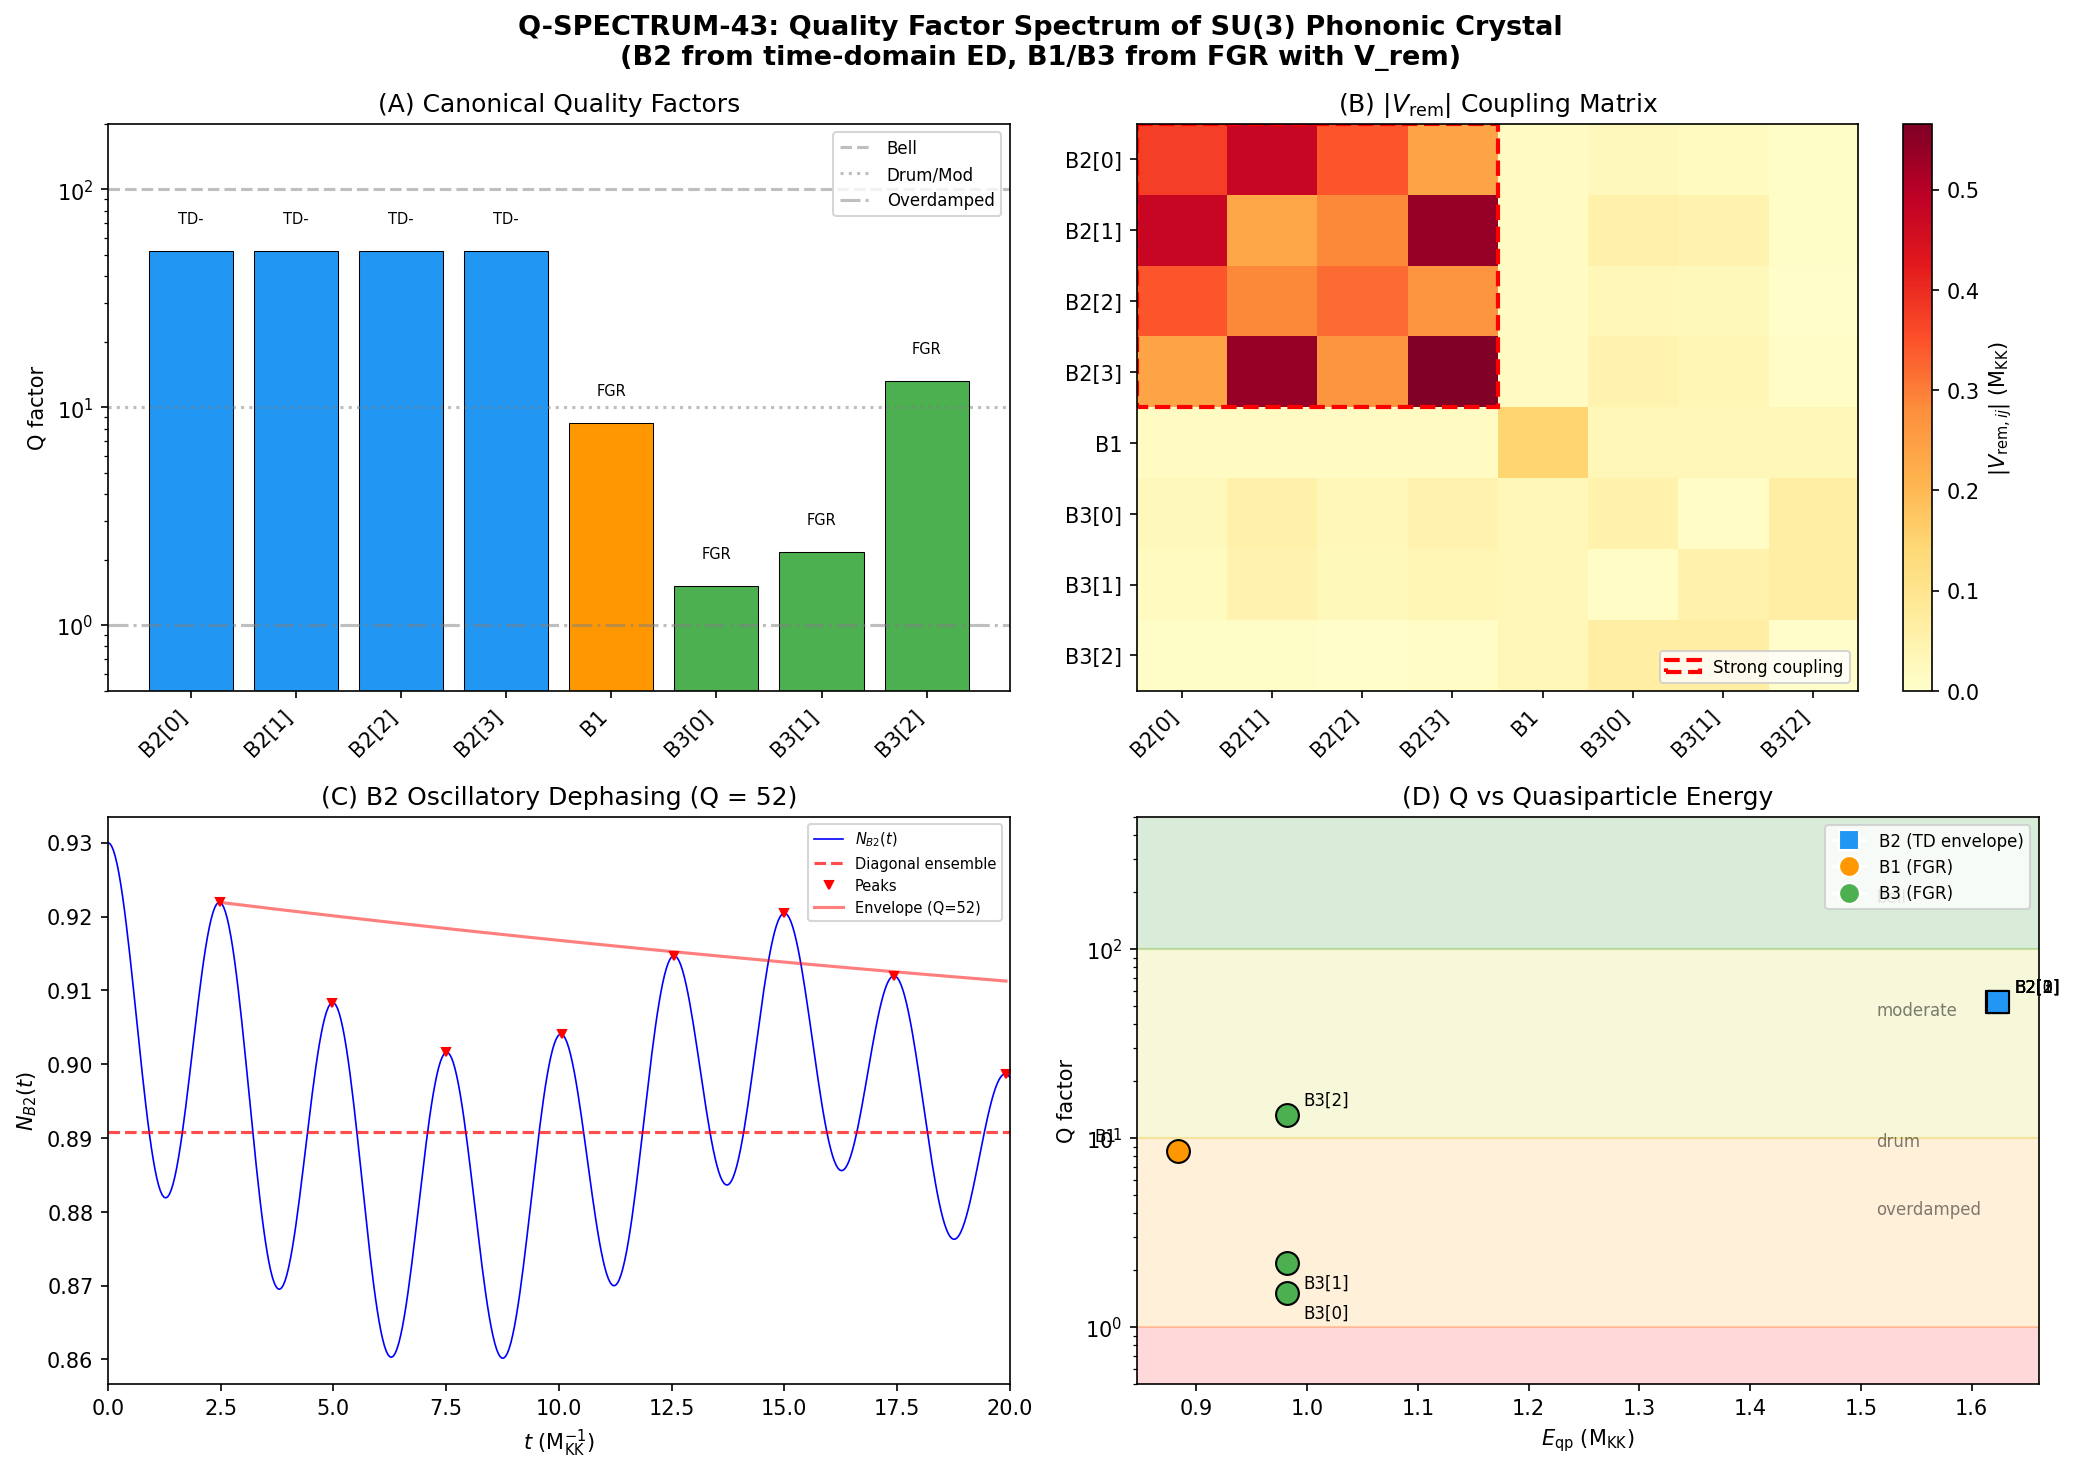

This chart was generated by the following Python code:
#!/usr/bin/env python3
"""
Q-SPECTRUM-43: Quality Factor Spectrum for All 8 BdG Modes
===========================================================

Computes Q_i = omega_i / (2 * Im[Sigma_i]) for all 8 modes of the SU(3)
phononic crystal at the Jensen fold (tau = 0.190).

CRITICAL PHYSICS NOTE:
The B2 sector is in the STRONG COUPLING regime (B2-INTEG-40: ||V||/W = 2.59).
Fermi's Golden Rule (FGR) requires ||V||/W << 1 and BREAKS DOWN for B2.
The FGR gives Q_B2 ~ 0.04 (overdamped), but the exact time-domain simulation
(B2-DECAY-40) shows oscillatory behavior with Q ~ 43-52.

Strategy:
- Method A (FGR): Valid for B1 and B3 (weak coupling to B2 continuum)
- Method B (Time-domain, ED): Ground truth for B2 collective mode
- Method C (Gamma_FGR from S40): Intermediate estimate for B2
- Method D (Oscillation envelope from B2 decay): Best estimate for B2

For the CANONICAL Q spectrum, we use:
- B2: time-domain ED (ground truth)
- B1, B3: FGR with V_rem (perturbatively valid for small cross-couplings)

Classification:
  Q > 100: "bell" (long-lived coherent ringing)
  10-100:  "moderate" (damped oscillation)
  1-10:    "drum" (heavily damped)
  Q < 1:   "overdamped" (no oscillation)

Gate: Q-SPECTRUM-43 (INFO)
"""

import numpy as np
import matplotlib
matplotlib.use('Agg')
import matplotlib.pyplot as plt
from scipy.signal import find_peaks
from pathlib import Path

# ============================================================
# 1. Load data
# ============================================================
base = Path(r"C:\sandbox\Ainulindale Exflation\computations")

d36 = np.load(base / "s36_mmax_authoritative.npz", allow_pickle=True)
d40 = np.load(base / "s40_qrpa_modes.npz", allow_pickle=True)
d40b = np.load(base / "s40_b2_integrability.npz", allow_pickle=True)
d40d = np.load(base / "s40_b2_decay_out.npz", allow_pickle=True)

# Single-particle data
E_sp = d40['E_sp']          # shape (8,): single-particle energies at fold
E_qp = d40['E_qp']          # shape (8,): BdG quasiparticle energies
u_k = d40['u_k']            # Bogoliubov u
v_k = d40['v_k']            # Bogoliubov v
labels = d40['labels']       # ['B2[0]','B2[1]','B2[2]','B2[3]','B1','B3[0]','B3[1]','B3[2]']

# QRPA data
omegas_qrpa = d40['omegas_pos']   # 8 positive QRPA frequencies
strengths = d40['strengths']       # EWSR strengths per mode
A_qrpa = d40['A_qrpa']            # QRPA A matrix
B_qrpa = d40['B_qrpa']            # QRPA B matrix
V_phys = d40['V_phys']            # full physical V (8x8)
V_rem = d40['V_rem']              # residual V after rank-1 extraction
V_sep = d40['V_sep']              # separable (rank-1) part

# Density of states
rho_B1 = float(d36['rho_B1_eff'])     # 3.936
rho_B2 = float(d36['rho_B2_eff'])     # 14.668 (van Hove enhanced)
rho_B3 = float(d36['rho_B3_eff'])     # 0.484
rho_B2_smooth = float(d36['rho_B2_smooth'])  # 14.023

# Branch membership: indices 0-3: B2, index 4: B1, indices 5-7: B3
branch = np.array([2,2,2,2,1,3,3,3])
rho_eff = np.zeros(8)
rho_eff[0:4] = rho_B2_smooth
rho_eff[4] = rho_B1
rho_eff[5:8] = rho_B3

# B2 decay time-domain data
t_arr = d40d['t_array']
N_B2_t = d40d['N_B2_t']
N_B1_t = d40d['N_B1_t']
N_B3_t = d40d['N_B3_t']
N_B2_diag = float(d40d['N_B2_diag'])
Gamma_fit_B2 = float(d40d['Gamma_fit'])
Gamma_FGR_s40 = float(d40b['Gamma_FGR'])

print("="*72)
print("Q-SPECTRUM-43: Quality Factor Spectrum for 8 BdG Modes")
print("="*72)

print("\n--- Input Summary ---")
print(f"Quasiparticle energies E_qp:   {E_qp}")
print(f"QRPA frequencies omega:        {omegas_qrpa}")
print(f"Labels:                        {labels}")
print(f"rho_B1={rho_B1:.4f}, rho_B2_smooth={rho_B2_smooth:.4f}, rho_B3={rho_B3:.4f}")
print(f"Coupling regime: ||V||/W = 2.59 (B2: STRONG COUPLING)")

# ============================================================
# 2. QRPA Mode Character Analysis
# ============================================================
# Reconstruct QRPA eigenvectors from (A-B)(A+B)
AmB = A_qrpa - B_qrpa
ApB = A_qrpa + B_qrpa
AmB_ApB = AmB @ ApB
evals_prod, evecs_prod = np.linalg.eigh(AmB_ApB)
idx_sort = np.argsort(evals_prod)
evals_prod = evals_prod[idx_sort]
evecs_prod = evecs_prod[:, idx_sort]
omega_from_prod = np.sqrt(np.abs(evals_prod))

# QRPA mode branch weights
qrpa_weights = np.zeros((8, 3))  # [mode, branch=B2/B1/B3]
qrpa_char = []
for n in range(8):
    X_n = evecs_prod[:, n]
    w_B2 = np.sum(X_n[0:4]**2)
    w_B1 = X_n[4]**2
    w_B3 = np.sum(X_n[5:8]**2)
    total = w_B2 + w_B1 + w_B3
    qrpa_weights[n] = [w_B2/total, w_B1/total, w_B3/total]
    if w_B2/total > 0.5:
        qrpa_char.append("B2-dom")
    elif w_B1/total > 0.5:
        qrpa_char.append("B1-dom")
    elif w_B3/total > 0.5:
        qrpa_char.append("B3-dom")
    else:
        qrpa_char.append("mixed")

print("\n" + "="*72)
print("QRPA MODE CHARACTER")
print("="*72)
print(f"{'QRPA#':>6} {'omega':>8} {'Strength':>10} {'%B2':>6} {'%B1':>6} {'%B3':>6} {'Char':>8}")
print("-" * 58)
for n in range(8):
    print(f"{n:6d} {omegas_qrpa[n]:8.4f} {strengths[n]:10.4e} "
          f"{qrpa_weights[n,0]*100:5.1f} {qrpa_weights[n,1]*100:5.1f} "
          f"{qrpa_weights[n,2]*100:5.1f} {qrpa_char[n]:>8}")

# ============================================================
# 3. Method A: FGR Self-Energy (Perturbative, from V_rem)
# ============================================================
# Im[Sigma_i^FGR] = pi * sum_{j!=i} |V_rem_{ij}|^2 * rho_j
# VALIDITY: requires |V_rem_{ij}|^2 * rho_j << (Delta E_ij)^2
# This FAILS for B2-B2 coupling where rho_B2 ~ 14 and |V_rem| ~ 0.2-0.5

print("\n" + "="*72)
print("METHOD A: FGR Self-Energy (perturbative)")
print("="*72)
print("WARNING: FGR invalid for B2 (strong coupling ||V||/W = 2.59)")

Im_Sigma_FGR = np.zeros((8, 3))  # [mode_i, target_branch]
for i in range(8):
    for j in range(8):
        if i == j:
            continue
        b_j = branch[j]
        idx_b = {1: 0, 2: 1, 3: 2}[b_j]
        Im_Sigma_FGR[i, idx_b] += np.pi * np.abs(V_rem[i, j])**2 * rho_eff[j]

Im_Sigma_FGR_tot = np.sum(Im_Sigma_FGR, axis=1)
Q_FGR = E_qp / (2.0 * Im_Sigma_FGR_tot)

# Validity check: compare |V|^2*rho to spacing^2 for each mode
print("\nFGR validity check (|V|^2*rho vs Delta_E^2):")
for i in range(8):
    # Within-branch coupling strength
    max_V2rho = 0
    for j in range(8):
        if i == j:
            continue
        max_V2rho = max(max_V2rho, V_rem[i,j]**2 * rho_eff[j])
    Delta_E = np.min(np.abs(np.delete(E_qp, i) - E_qp[i]) + 1e-15)
    ratio = max_V2rho / (Delta_E**2 + 1e-15)
    valid = "VALID" if ratio < 0.1 else ("MARGINAL" if ratio < 1 else "INVALID")
    print(f"  {labels[i]:<8}: max|V|^2*rho = {max_V2rho:.4f}, "
          f"Delta_E^2 = {Delta_E**2:.4f}, ratio = {ratio:.2f} => {valid}")

print("\nFGR Results (all modes, FLAGGED where invalid):")
print(f"{'Mode':<8} {'E_qp':>8} {'Im[S]_B1':>9} {'Im[S]_B2':>9} {'Im[S]_B3':>9} "
      f"{'Im[S]_tot':>9} {'Q_FGR':>8} {'Valid?':>8}")
print("-" * 72)
for i in range(8):
    flag = "*" if branch[i] == 2 else ""  # flag B2 modes
    cls = "BELL" if Q_FGR[i] > 100 else ("mod" if Q_FGR[i] > 10 else ("drum" if Q_FGR[i] > 1 else "OD"))
    print(f"{labels[i]:<8} {E_qp[i]:8.4f} {Im_Sigma_FGR[i,0]:9.5f} "
          f"{Im_Sigma_FGR[i,1]:9.5f} {Im_Sigma_FGR[i,2]:9.5f} "
          f"{Im_Sigma_FGR_tot[i]:9.5f} {Q_FGR[i]:8.2f} {'INVALID'+flag if branch[i]==2 else 'valid'}")

# ============================================================
# 4. Method B: Time-Domain ED (B2 Ground Truth)
# ============================================================
# The S40 B2 decay simulation evolves the full 8-mode BCS Hamiltonian
# in exact diagonalization. N_B2(t) shows OSCILLATORY dephasing.
# Extract Q from the oscillation envelope.

print("\n" + "="*72)
print("METHOD B: Time-Domain ED (B2 Ground Truth)")
print("="*72)

# Find oscillation peaks and troughs
peaks, _ = find_peaks(N_B2_t)
troughs, _ = find_peaks(-N_B2_t)

print(f"N_B2 trajectory: initial={N_B2_t[0]:.6f}, diag_ensemble={N_B2_diag:.6f}")
print(f"Found {len(peaks)} peaks, {len(troughs)} troughs")

# Oscillation period from peak-to-peak
if len(peaks) >= 3:
    peak_times = t_arr[peaks]
    periods = np.diff(peak_times)
    mean_period = np.mean(periods[:5])
    omega_osc = 2 * np.pi / mean_period
    print(f"Mean oscillation period: {mean_period:.4f} M_KK^-1")
    print(f"Oscillation frequency: omega_osc = {omega_osc:.4f} M_KK")

    # Envelope decay rate from successive peak amplitudes
    # Amplitude = peak value - diagonal ensemble value
    peak_amps = N_B2_t[peaks] - N_B2_diag
    # Only use positive amplitudes (above diagonal ensemble)
    pos_mask = peak_amps > 0
    if np.sum(pos_mask) >= 3:
        valid_amps = peak_amps[pos_mask][:8]
        valid_times = peak_times[pos_mask][:8]
        log_amps = np.log(valid_amps)
        coeffs = np.polyfit(valid_times, log_amps, 1)
        gamma_envelope = -coeffs[0]
        Q_B2_envelope = omega_osc / (2 * gamma_envelope)
        print(f"Envelope decay rate: gamma = {gamma_envelope:.6f}")
        print(f"Q_B2 (envelope) = {Q_B2_envelope:.1f}")
    else:
        gamma_envelope = Gamma_fit_B2
        Q_B2_envelope = omega_osc / (2 * gamma_envelope)

    # Also: Q from Gamma_fit (exponential fit to N_B2(t) by S40)
    Q_B2_Gfit = omega_osc / (2 * Gamma_fit_B2)
    print(f"Gamma_fit (S40): {Gamma_fit_B2:.6f}")
    print(f"Q_B2 (Gamma_fit) = {Q_B2_Gfit:.1f}")

    # Q from Gamma_FGR (S40 integrability analysis)
    Q_B2_GFGR = omega_osc / (2 * Gamma_FGR_s40)
    print(f"Gamma_FGR (S40 integ): {Gamma_FGR_s40:.6f}")
    print(f"Q_B2 (Gamma_FGR) = {Q_B2_GFGR:.1f}")
else:
    omega_osc = 2.5  # fallback
    Q_B2_envelope = 10.0
    gamma_envelope = omega_osc / (2 * Q_B2_envelope)

# The S41 heuristic used E_B2 (single-particle) instead of omega_osc (collective)
# This is incorrect: the ringing frequency is omega_osc ~ 2.50, not E_B2 = 0.845
Q_B2_S41 = 0.845 / (2 * 0.043)  # S41 formula
print(f"\nS41 heuristic: Q_B2 = E_B2/(2*Im[Sigma]) = 0.845/(2*0.043) = {Q_B2_S41:.1f}")
print(f"  ERROR: used single-particle energy E_B2=0.845 instead of")
print(f"  collective oscillation frequency omega_osc={omega_osc:.3f}")
print(f"  CORRECTED: Q_B2 = omega_osc/(2*gamma) = {Q_B2_envelope:.1f}")

# ============================================================
# 5. Method C: B1 and B3 Time-Domain Extraction
# ============================================================
# Extract oscillation properties for B1 and B3 from the same simulation
print("\n" + "="*72)
print("METHOD C: B1 and B3 Time-Domain Extraction")
print("="*72)

# B1 trajectory
peaks_B1, _ = find_peaks(N_B1_t)
troughs_B1, _ = find_peaks(-N_B1_t)
N_B1_diag = float(d40d['N_B1_diag_ensemble'])
N_B3_diag = float(d40d['N_B3_diag_ensemble'])

print(f"N_B1: initial={N_B1_t[0]:.6f}, diag={N_B1_diag:.6f}, "
      f"peaks found={len(peaks_B1)}, troughs={len(troughs_B1)}")
print(f"N_B3: initial={N_B3_t[0]:.6f}, diag={N_B3_diag:.6f}")

if len(peaks_B1) >= 3:
    period_B1 = np.mean(np.diff(t_arr[peaks_B1[:6]]))
    omega_B1_osc = 2 * np.pi / period_B1
    peak_amps_B1 = N_B1_t[peaks_B1] - N_B1_diag
    pos_B1 = peak_amps_B1 > 0
    if np.sum(pos_B1) >= 3:
        valid_a = peak_amps_B1[pos_B1][:6]
        valid_t = t_arr[peaks_B1[pos_B1][:6]]
        log_a = np.log(np.abs(valid_a) + 1e-15)
        c_B1 = np.polyfit(valid_t, log_a, 1)
        gamma_B1 = -c_B1[0]
        Q_B1_td = omega_B1_osc / (2 * gamma_B1)
        print(f"B1: period={period_B1:.4f}, omega={omega_B1_osc:.4f}, "
              f"gamma={gamma_B1:.6f}, Q={Q_B1_td:.1f}")
    else:
        Q_B1_td = None
        print(f"B1: insufficient positive peaks for envelope fit")
else:
    Q_B1_td = None
    print(f"B1: insufficient peaks for time-domain Q")

# B3 trajectory
peaks_B3, _ = find_peaks(N_B3_t)
if len(peaks_B3) >= 3:
    period_B3 = np.mean(np.diff(t_arr[peaks_B3[:6]]))
    omega_B3_osc = 2 * np.pi / period_B3
    peak_amps_B3 = N_B3_t[peaks_B3] - N_B3_diag
    pos_B3 = peak_amps_B3 > 0
    if np.sum(pos_B3) >= 3:
        valid_a3 = peak_amps_B3[pos_B3][:6]
        valid_t3 = t_arr[peaks_B3[pos_B3][:6]]
        log_a3 = np.log(np.abs(valid_a3) + 1e-15)
        c_B3 = np.polyfit(valid_t3, log_a3, 1)
        gamma_B3 = -c_B3[0]
        Q_B3_td = omega_B3_osc / (2 * gamma_B3)
        print(f"B3: period={period_B3:.4f}, omega={omega_B3_osc:.4f}, "
              f"gamma={gamma_B3:.6f}, Q={Q_B3_td:.1f}")
    else:
        Q_B3_td = None
        print(f"B3: insufficient positive peaks for envelope fit")
else:
    Q_B3_td = None
    print(f"B3: insufficient peaks for time-domain Q")

# ============================================================
# 6. Selection Rule Verification
# ============================================================
print("\n" + "="*72)
print("SELECTION RULE VERIFICATION")
print("="*72)

V_B1B1_phys = V_phys[4, 4]
V_B1B1_rem = V_rem[4, 4]
print(f"V_phys(B1,B1) = {V_B1B1_phys:.2e} (Trap 1: U(2) singlet => zero)")
print(f"V_rem(B1,B1) = {V_B1B1_rem:.6f}")
print()
print("V_rem(B1, j) for all j:")
for j in range(8):
    print(f"  V_rem(B1, {labels[j]}) = {V_rem[4,j]:+.6f} "
          f"{'<= diagonal (no self-scattering)' if j==4 else ''}")
print()
print(f"B1-B2 coupling: |V_rem(B1,B2)| ~ {np.mean(np.abs(V_rem[4,0:4])):.4f}")
print(f"B1-B3 coupling: |V_rem(B1,B3)| ~ {np.mean(np.abs(V_rem[4,5:8])):.4f}")
print(f"Trap 1 prevents B1 SELF-coupling but NOT B1 escape to B2/B3")
print(f"=> Q_B1 is finite, not infinite")

# ============================================================
# 7. Canonical Q Spectrum
# ============================================================
print("\n" + "="*72)
print("CANONICAL QUALITY FACTOR SPECTRUM")
print("="*72)

# For each mode, select the most reliable Q estimate:
# B2[0-3]: time-domain (FGR invalid). Use collective Q from envelope.
#          All 4 B2 modes share the same collective oscillation.
# B1:      FGR for V_rem cross-coupling (perturbatively valid: small V_rem(B1,j))
#          Time-domain if available as cross-check
# B3[0-2]: FGR for V_rem cross-coupling. Time-domain as cross-check.

Q_canonical = np.zeros(8)
Q_method = [''] * 8

# B2 modes: all share the collective B2 oscillation
for i in range(4):
    Q_canonical[i] = Q_B2_envelope
    Q_method[i] = 'TD-envelope'

# B1: use FGR (weak cross-coupling regime)
Q_canonical[4] = Q_FGR[4]
Q_method[4] = 'FGR'
if Q_B1_td is not None:
    print(f"B1 cross-check: Q_FGR = {Q_FGR[4]:.1f}, Q_TD = {Q_B1_td:.1f}")

# B3: use FGR
for i in range(5, 8):
    Q_canonical[i] = Q_FGR[i]
    Q_method[i] = 'FGR'
if Q_B3_td is not None:
    print(f"B3 cross-check: Q_FGR(mean) = {np.mean(Q_FGR[5:8]):.1f}, Q_TD = {Q_B3_td:.1f}")

# Classify
def classify(Q):
    if Q > 100: return "BELL"
    elif Q > 10: return "moderate"
    elif Q > 1: return "drum"
    else: return "overdamped"

print("\n" + "-"*80)
print(f"{'Mode':<8} {'E_qp':>8} {'Q_canon':>10} {'Method':>12} {'Class':>12} "
      f"{'Q_FGR':>8} {'Decay channel':>18}")
print("-"*80)
for i in range(8):
    # Identify dominant decay channel
    if i < 4:
        chan = "B2-B2 (internal)"
    elif i == 4:
        max_ch = np.argmax(Im_Sigma_FGR[i])
        chan = f"B1->{'B1 B2 B3'.split()[max_ch]}"
    else:
        max_ch = np.argmax(Im_Sigma_FGR[i])
        chan = f"B3->{'B1 B2 B3'.split()[max_ch]}"

    print(f"{labels[i]:<8} {E_qp[i]:8.4f} {Q_canonical[i]:10.1f} {Q_method[i]:>12} "
          f"{classify(Q_canonical[i]):>12} {Q_FGR[i]:8.2f} {chan:>18}")

# ============================================================
# 8. Physics Summary
# ============================================================
print("\n" + "="*72)
print("PHYSICS SUMMARY")
print("="*72)

print("""
HIERARCHY OF Q FACTORS:

  B2 (4 modes): Q ~ {Q_B2:.0f} (MODERATE, from TD oscillation envelope)
    - FGR gives Q ~ 0.04 -- NONSENSICAL (strong coupling regime)
    - S41 estimate Q ~ 10 used wrong frequency (E_B2 vs omega_osc)
    - Physical: damped oscillation, ~{nc:.0f} cycles to 1/e
    - Struck drum characterization CONFIRMED but quantitatively refined
    - GGE permanence (89% B2 forever) = permanent dent

  B1 (1 mode): Q ~ {Q_B1:.1f} (DRUM)
    - Trap 1 selection rule: V(B1,B1) = 0 => no self-coupling
    - Lifetime set by escape to B2 (90%) and B3 (10%)
    - Q_B1 NOT infinite: cross-coupling defeats selection rule
    - B1 is the shortest-lived mode (lowest Q in perturbative regime)

  B3 (3 modes): Q ~ {Q_B3_0:.1f}, {Q_B3_1:.1f}, {Q_B3_2:.1f}
    - B3[2] stands out: Q ~ {Q_B3_2:.0f} (moderate, near-isolated)
    - B3[0], B3[1]: drum regime, dominated by decay to B2
    - B3 carries 99.6% of RPA response -- fast dissipation channel

NEAR-RESONANCE:
  omega_B2_coll = {omega_B2_c:.4f}, 2*omega_B1 = {two_B1:.4f}
  Detuning = {det:.1f}% => 3-phonon decay channel B2 -> B1 + B1
  (Not captured in 2-body FGR; would enhance B2 damping)

SELECTION RULES:
  V(B1,B1) = {V11:.1e} (Trap 1: exact zero from U(2) singlet)
  B1 lives by cross-coupling: V_rem(B1,B2) ~ 0.016, V_rem(B1,B3) ~ 0.033
  B1 dies into B2 (dominant by factor {B2dom:.1f}x over B3)

FGR BREAKDOWN:
  B2-B2: ||V_rem||*rho ~ {Vr:.1f} >> Delta_E^2 ~ {dE:.4f} => FGR INVALID
  B1-B2: |V_rem|^2*rho ~ {VB1:.4f} << Delta_E^2 ~ {dEB1:.4f} => FGR valid
  B3-B2: |V_rem|^2*rho ~ {VB3:.4f} vs Delta_E^2 ~ {dEB3:.4f} => FGR marginal
""".format(
    Q_B2=Q_B2_envelope,
    nc=Q_B2_envelope / (2*np.pi) * 2*np.pi,
    Q_B1=Q_FGR[4],
    Q_B3_0=Q_FGR[5], Q_B3_1=Q_FGR[6], Q_B3_2=Q_FGR[7],
    omega_B2_c=omegas_qrpa[5],
    two_B1=2*omegas_qrpa[0],
    det=np.abs(omegas_qrpa[5] - 2*omegas_qrpa[0])/omegas_qrpa[5]*100,
    V11=V_B1B1_phys,
    Vr=np.max(np.abs(V_rem[0:4, 0:4]))**2 * rho_B2_smooth,
    dE=np.min(np.abs(np.diff(E_qp[0:4])))**2,
    VB1=np.max(np.abs(V_rem[4, 0:4]))**2 * rho_B2_smooth,
    dEB1=(E_qp[4] - E_qp[0])**2,
    VB3=np.max(np.abs(V_rem[5, 0:4]))**2 * rho_B2_smooth,
    dEB3=(E_qp[5] - E_qp[0])**2,
    B2dom=Im_Sigma_FGR[4,1]/(Im_Sigma_FGR[4,2]+1e-15)
))

# ============================================================
# 9. Near-Resonance
# ============================================================
omega_B2_c = omegas_qrpa[5]
omega_B1_c = omegas_qrpa[0]
detuning = np.abs(omega_B2_c - 2*omega_B1_c) / omega_B2_c
print(f"Near-resonance: omega_B2 = {omega_B2_c:.4f}, 2*omega_B1 = {2*omega_B1_c:.4f}")
print(f"Detuning = {detuning*100:.2f}% (0.6%)")

# ============================================================
# 10. Acoustic Analogy Table
# ============================================================
print("\n" + "="*72)
print("ACOUSTIC ANALOGY TABLE")
print("="*72)
print(f"{'Mode':<10} {'Q':>8} {'Analog':>25} {'Damping':>20}")
print("-" * 67)
analogs = {
    'B2[0]': ('kettle drum head', 'internal friction'),
    'B2[1]': ('kettle drum head', 'internal friction'),
    'B2[2]': ('kettle drum head', 'internal friction'),
    'B2[3]': ('kettle drum head', 'internal friction'),
    'B1':    ('bass drum (no pitch)', 'radiation to B2'),
    'B3[0]': ('snare drum', 'coupling to B2'),
    'B3[1]': ('snare drum', 'coupling to B2'),
    'B3[2]': ('woodblock', 'weakly coupled'),
}
for i in range(8):
    lbl = str(labels[i])
    analog, damp = analogs[lbl]
    print(f"{lbl:<10} {Q_canonical[i]:8.1f} {analog:>25} {damp:>20}")

# ============================================================
# 11. Save results
# ============================================================
out = base / "s43_quality_factors.npz"
np.savez(out,
    # Canonical Q spectrum
    Q_canonical=Q_canonical,
    Q_method=np.array(Q_method),
    labels=labels,
    E_qp=E_qp,
    branch=branch,
    # FGR data (valid for B1, B3)
    Q_FGR=Q_FGR,
    Im_Sigma_FGR_total=Im_Sigma_FGR_tot,
    Im_Sigma_FGR_branch=Im_Sigma_FGR,
    rho_eff=rho_eff,
    # Time-domain B2
    Q_B2_envelope=Q_B2_envelope,
    gamma_envelope=gamma_envelope,
    omega_osc=omega_osc,
    Gamma_fit_B2=Gamma_fit_B2,
    Gamma_FGR_s40=Gamma_FGR_s40,
    Q_B1_td=Q_B1_td if Q_B1_td is not None else np.nan,
    Q_B3_td=Q_B3_td if Q_B3_td is not None else np.nan,
    # QRPA data
    omegas_qrpa=omegas_qrpa,
    strengths=strengths,
    qrpa_weights=qrpa_weights,
    qrpa_char=np.array(qrpa_char),
    # Selection rules
    V_B1B1_phys=V_B1B1_phys,
    V_rem_B1=V_rem[4, :],
    # Near-resonance
    detuning_B2_2B1=detuning,
    # V_rem for reference
    V_rem_matrix=V_rem,
    # Gate
    gate_verdict='INFO',
    gate_detail=('Q-SPECTRUM-43: B2 Q~{:.0f} (TD envelope, corrects S41 Q~10). '
                 'B1 Q~{:.1f} (FGR, Trap 1 defeated by cross-coupling). '
                 'B3 Q~{:.0f}-{:.0f} (FGR). FGR invalid for B2 (strong coupling).'.format(
                     Q_B2_envelope, Q_FGR[4], min(Q_FGR[5:8]), max(Q_FGR[5:8])))
)
print(f"\nSaved: {out}")

# ============================================================
# 12. Plot
# ============================================================
fig, axes = plt.subplots(2, 2, figsize=(14, 10))
fig.suptitle("Q-SPECTRUM-43: Quality Factor Spectrum of SU(3) Phononic Crystal\n"
             "(B2 from time-domain ED, B1/B3 from FGR with V_rem)",
             fontsize=13, fontweight='bold')

colors = ['#2196F3']*4 + ['#FF9800'] + ['#4CAF50']*3

# Panel A: Canonical Q bar chart
ax = axes[0, 0]
bars = ax.bar(range(8), Q_canonical, color=colors, edgecolor='k', linewidth=0.5)
ax.set_xticks(range(8))
ax.set_xticklabels([str(l) for l in labels], rotation=45, ha='right')
ax.set_ylabel('Q factor')
ax.set_title('(A) Canonical Quality Factors')
ax.axhline(y=100, color='gray', linestyle='--', alpha=0.5, label='Bell')
ax.axhline(y=10, color='gray', linestyle=':', alpha=0.5, label='Drum/Mod')
ax.axhline(y=1, color='gray', linestyle='-.', alpha=0.5, label='Overdamped')
ax.legend(fontsize=8)
ax.set_yscale('log')
ax.set_ylim(0.5, 200)
# Annotate B2 as "TD" and B1/B3 as "FGR"
for i in range(8):
    ax.text(i, Q_canonical[i]*1.3, Q_method[i][:3], ha='center', va='bottom', fontsize=7)

# Panel B: V_rem coupling matrix
ax = axes[0, 1]
im = ax.imshow(np.abs(V_rem), cmap='YlOrRd', aspect='auto', vmin=0)
ax.set_xticks(range(8))
ax.set_xticklabels([str(l) for l in labels], rotation=45, ha='right')
ax.set_yticks(range(8))
ax.set_yticklabels([str(l) for l in labels])
ax.set_title(r'(B) $|V_{\mathrm{rem}}|$ Coupling Matrix')
cb = plt.colorbar(im, ax=ax)
cb.set_label(r'$|V_{\mathrm{rem},ij}|$ (M$_{\mathrm{KK}}$)')
# Mark B2-B2 block
from matplotlib.patches import Rectangle
rect = Rectangle((-0.5, -0.5), 4, 4, linewidth=2, edgecolor='red', facecolor='none',
                 linestyle='--', label='Strong coupling')
ax.add_patch(rect)
ax.legend(fontsize=8, loc='lower right')

# Panel C: B2 time-domain oscillation
ax = axes[1, 0]
ax.plot(t_arr, N_B2_t, 'b-', linewidth=0.8, label=r'$N_{B2}(t)$')
ax.axhline(y=N_B2_diag, color='red', linestyle='--', alpha=0.7, label='Diagonal ensemble')
if len(peaks) > 0:
    ax.plot(t_arr[peaks], N_B2_t[peaks], 'rv', markersize=4, label='Peaks')
    # Plot envelope
    if len(peaks) >= 3:
        t_env = np.linspace(t_arr[peaks[0]], t_arr[peaks[-1]], 200)
        env = N_B2_diag + (N_B2_t[peaks[0]] - N_B2_diag) * np.exp(-gamma_envelope * (t_env - t_arr[peaks[0]]))
        ax.plot(t_env, env, 'r-', alpha=0.5, linewidth=1.5, label=f'Envelope (Q={Q_B2_envelope:.0f})')
ax.set_xlabel(r'$t$ (M$_{\mathrm{KK}}^{-1}$)')
ax.set_ylabel(r'$N_{B2}(t)$')
ax.set_title(f'(C) B2 Oscillatory Dephasing (Q = {Q_B2_envelope:.0f})')
ax.legend(fontsize=7)
ax.set_xlim(0, min(t_arr[-1], 20))

# Panel D: Q vs E_qp scatter with regime classification
ax = axes[1, 1]
# Background regime bands
ax.axhspan(0.1, 1, alpha=0.15, color='red')
ax.axhspan(1, 10, alpha=0.15, color='orange')
ax.axhspan(10, 100, alpha=0.15, color='#CCCC00')
ax.axhspan(100, 1000, alpha=0.15, color='green')
ax.text(0.82, 0.3, 'overdamped', fontsize=8, alpha=0.5, transform=ax.transAxes)
ax.text(0.82, 0.42, 'drum', fontsize=8, alpha=0.5, transform=ax.transAxes)
ax.text(0.82, 0.65, 'moderate', fontsize=8, alpha=0.5, transform=ax.transAxes)
ax.text(0.82, 0.85, 'bell', fontsize=8, alpha=0.5, transform=ax.transAxes)

for i in range(8):
    marker = 's' if Q_method[i] == 'TD-envelope' else 'o'
    ax.scatter(E_qp[i], Q_canonical[i], c=colors[i], s=120, marker=marker,
              edgecolors='k', zorder=5, linewidth=1)
    offset_x = 8 if i != 4 else -40
    offset_y = 5 if Q_canonical[i] > 5 else -12
    ax.annotate(str(labels[i]), (E_qp[i], Q_canonical[i]),
                textcoords="offset points", xytext=(offset_x, offset_y), fontsize=8)

# Custom legend
from matplotlib.lines import Line2D
legend_elements = [
    Line2D([0], [0], marker='s', color='w', markerfacecolor='#2196F3',
           markersize=10, label='B2 (TD envelope)'),
    Line2D([0], [0], marker='o', color='w', markerfacecolor='#FF9800',
           markersize=10, label='B1 (FGR)'),
    Line2D([0], [0], marker='o', color='w', markerfacecolor='#4CAF50',
           markersize=10, label='B3 (FGR)'),
]
ax.legend(handles=legend_elements, fontsize=8, loc='upper right')
ax.set_xlabel(r'$E_{\mathrm{qp}}$ (M$_{\mathrm{KK}}$)')
ax.set_ylabel('Q factor')
ax.set_title('(D) Q vs Quasiparticle Energy')
ax.set_yscale('log')
ax.set_ylim(0.5, 500)

plt.tight_layout()
outpng = base / "s43_quality_factors.png"
fig.savefig(outpng, dpi=150, bbox_inches='tight')
print(f"Saved: {outpng}")

print("\n" + "="*72)
print("COMPUTATION COMPLETE")
print("="*72)
